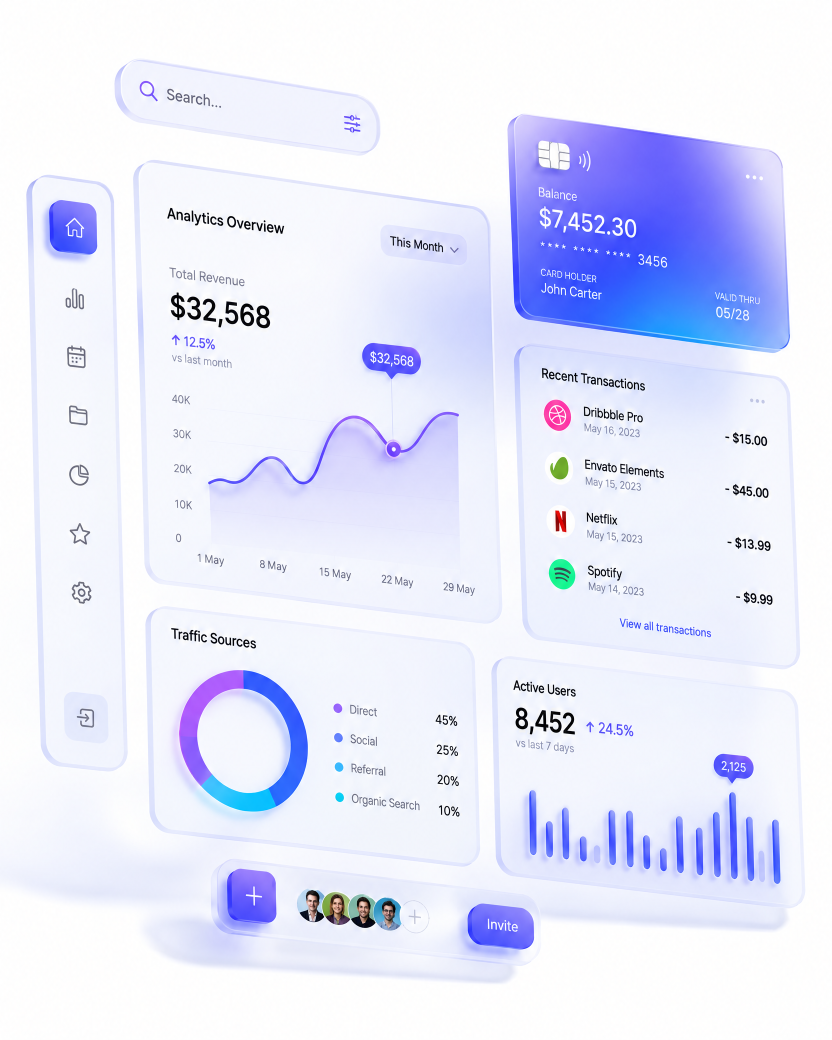
#> input picture art-hires/hero-upscaled.png, 1664 x 2080 px (shown at 1/2 size)
$ python build-art-variants.py
#> lines starting #> are read from the running program, lines starting #| are printed output that depends on the picture
#!/usr/bin/env python3
"""Gera variantes WebP responsivas (srcset) das artes do site.

Uso: python3 scripts/build-art-variants.py <saida_dir>
Lê as fontes de art-hires/ e grava <slot>-<largura>.webp + manifest.json.
Larguras são escolhidas para cobrir 1x, 2x e 3x do tamanho renderizado de cada slot.
"""
import json
import sys
from pathlib import Path

from PIL import Image

ROOT = Path(__file__).resolve().parents[1]
SOURCES = {
    # slot: (arquivo-fonte, larguras alvo)
    "hero": ("art-hires/hero-upscaled.png", [480, 960, 1440, 1664]),
    "process": ("art-hires/process-upscaled.png", [480, 960, 1440, 1664]),
    "values": ("art-hires/values-upscaled.png", [640, 1280, 1600, 2080]),
    "plans": ("art-hires/plans-upscaled.png", [480, 960, 1600, 2176]),
    "services": ("client/public/images/canva-services.jpg", [480, 800, 1200, 1600]),
    "portfolio": ("art-hires/portfolio-upscaled.png", [640, 1280, 1920, 2560]),
}


def main() -> None:
    out = Path(sys.argv[1] if len(sys.argv) > 1 else ROOT / "art-hires/variants")
    out.mkdir(parents=True, exist_ok=True)
    manifest = {}
    for slot, (src, widths) in SOURCES.items():
        path = ROOT / src
        if not path.exists():
            print(f"skip {slot}: {src} ausente")
            continue
        image = Image.open(path).convert("RGB")
#> image is the input picture: PIL image 1664x2080 RGB; mean R, G, B 228.9, 231.8, 250.8
        entries = []
        for width in sorted({min(w, image.width) for w in widths}):
            height = round(image.height * width / image.width)
            resized = image if width == image.width else image.resize((width, height), Image.LANCZOS)
            target = out / f"{slot}-{width}.webp"
            resized.save(target, "WEBP", quality=82, method=6)
            entries.append({"width": width, "height": height, "file": target.name, "kb": round(target.stat().st_size / 1024)})
#> this loop made 4 passes
#> pass 1, in main, `resized = image if width == image.width else image.resize((width, heig..`:
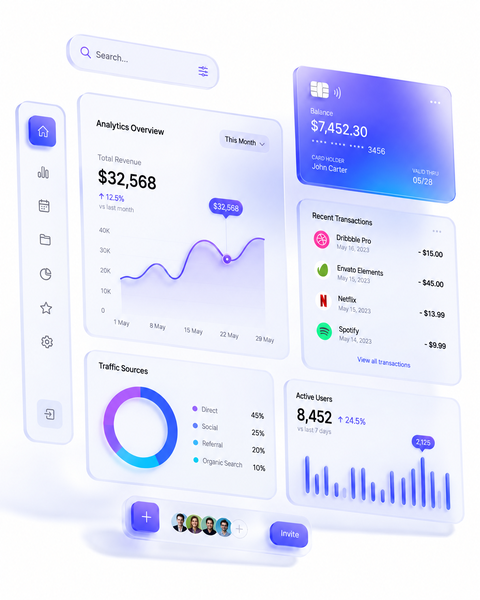
#> resized: PIL image 480x600 RGB; mean R, G, B 228.8, 231.8, 250.8
#> after the loop, entries = 4 items
        manifest[slot] = {"source": src, "source_size": list(image.size), "variants": entries}
        print(slot, image.size, [(e["width"], e["kb"]) for e in entries])
#| hero (1664, 2080) [(480, 21), (960, 55), (1440, 92), (1664, 111)]
#> pass 2 of the loop in main, `for slot, (src, widths) in SOURCES.items():`:
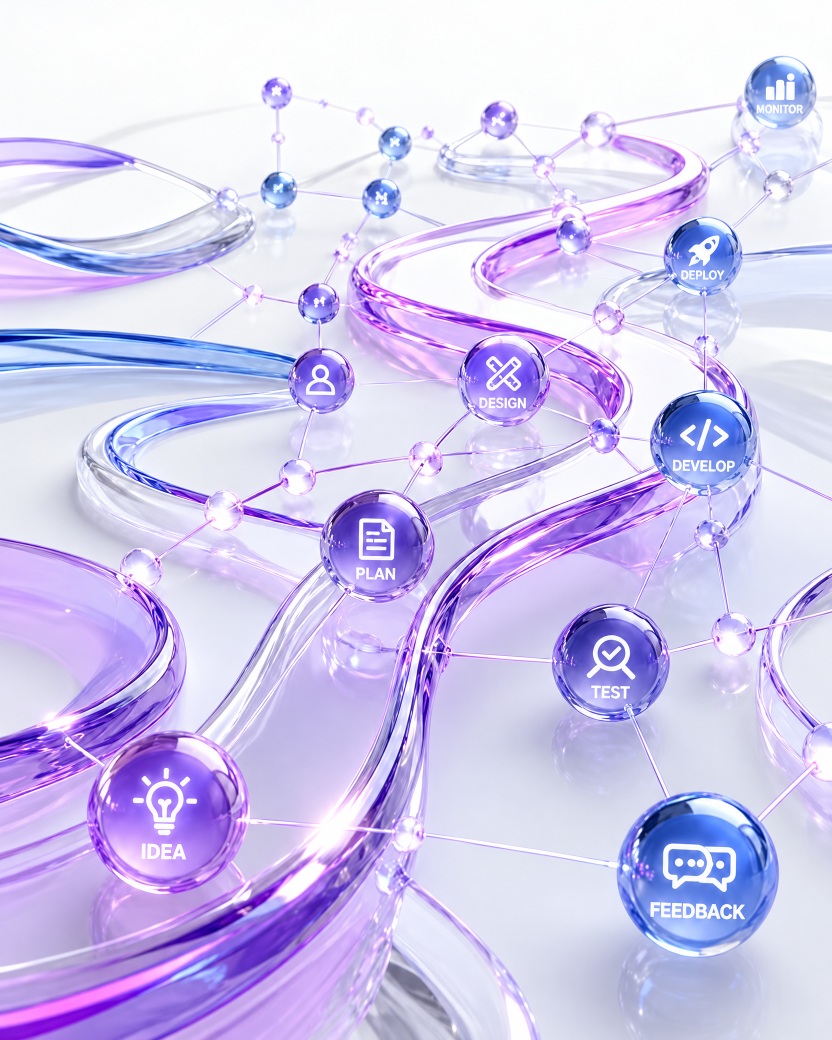
#> input picture art-hires/process-upscaled.png, 1664 x 2080 px (shown at 1/2 size)
#> in main, image is the input picture: PIL image 1664x2080 RGB; mean R, G, B 208.9, 200.8, 240.3
#> the loop in main, `for width in sorted({min(w, image.width) for w in widths}):` made 4 passes
#> pass 1, in main, `resized = image if width == image.width else image.resize((width, heig..`:
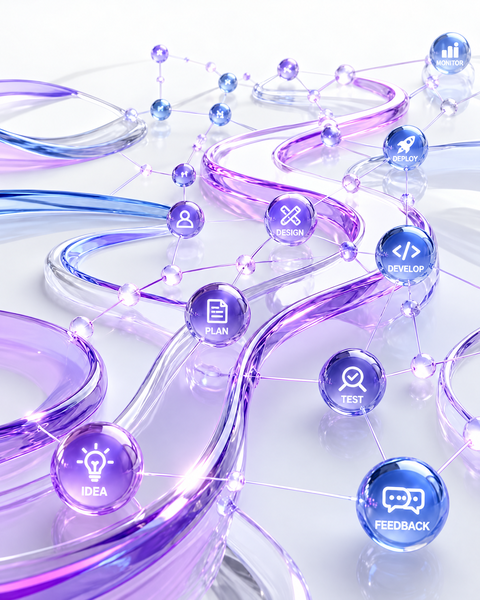
#> resized: PIL image 480x600 RGB; mean R, G, B 208.8, 200.8, 240.3
#| process (1664, 2080) [(480, 48), (960, 129), (1440, 221), (1664, 264)]
#> pass 3 of the loop in main, `for slot, (src, widths) in SOURCES.items():`:
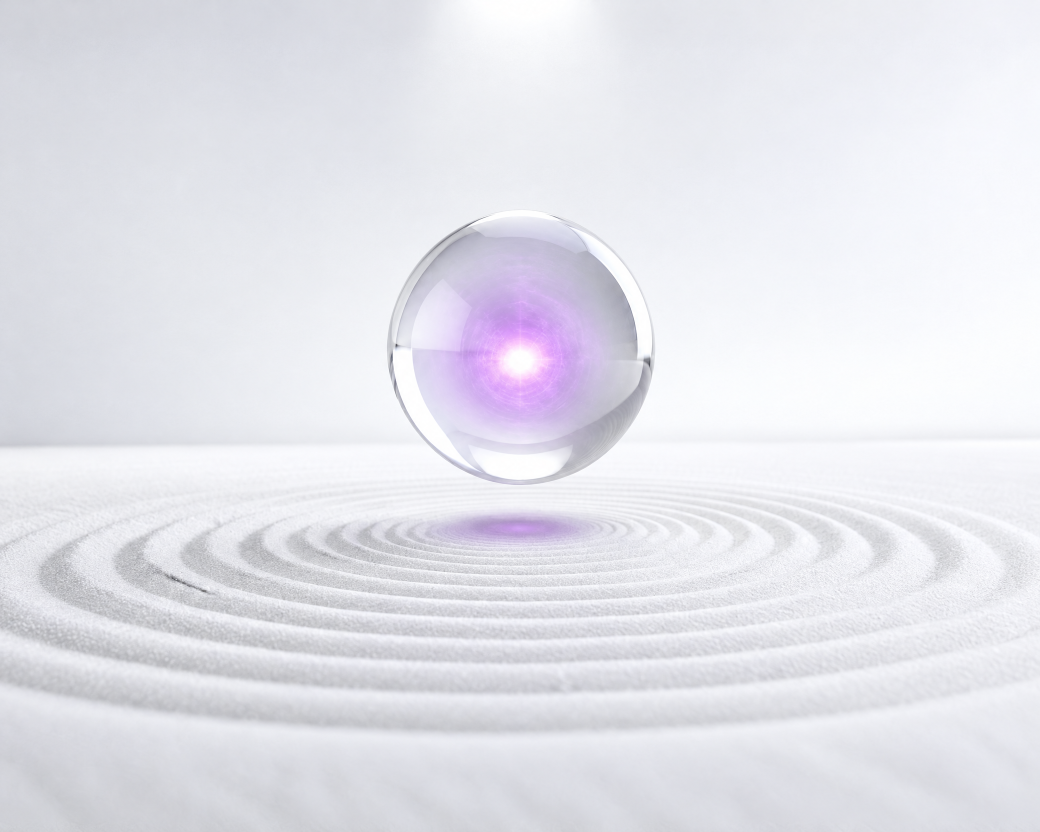
#> input picture art-hires/values-upscaled.png, 2080 x 1664 px (shown at 1/2 size)
#> in main, image is the input picture: PIL image 2080x1664 RGB; mean R, G, B 228.4, 228.5, 235.5
#> the loop in main, `for width in sorted({min(w, image.width) for w in widths}):` made 4 passes
#> pass 1, in main, `resized = image if width == image.width else image.resize((width, heig..`:
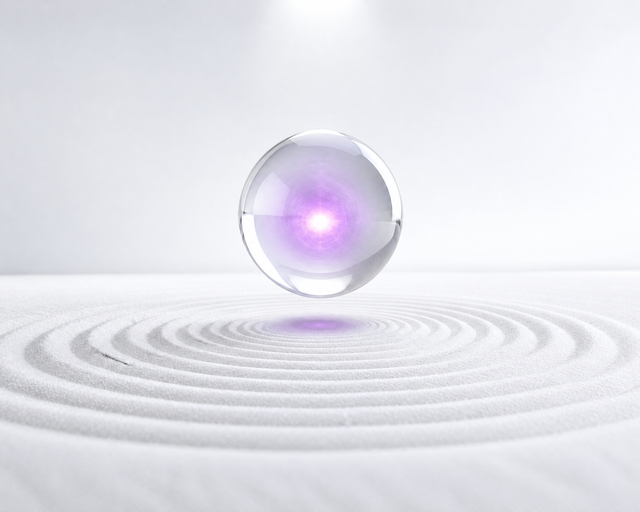
#> resized: PIL image 640x512 RGB; mean R, G, B 228.4, 228.5, 235.5
#| values (2080, 1664) [(640, 9), (1280, 31), (1600, 46), (2080, 71)]
#> the loop made 6 passes; the first 3 are shown
    (out / "manifest.json").write_text(json.dumps(manifest, indent=2))


if __name__ == "__main__":
    main()
